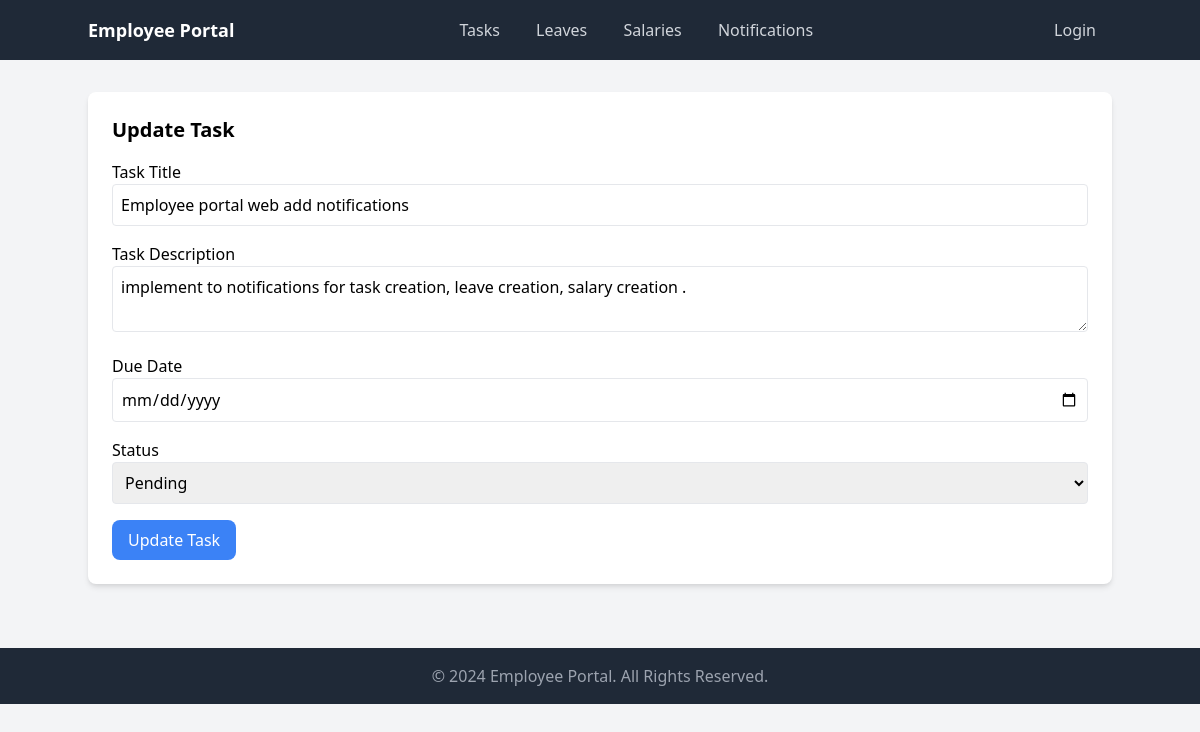
Page /tasks/2/update/ on the committed database.
### portal/models.py (models this page shows, shortened)
class Task(models.Model):
    title = models.CharField(max_length=100)
    description = models.TextField()
    assigned_to = models.ForeignKey(User, on_delete=models.CASCADE)
    due_date = models.DateField()
    status = models.CharField(max_length=20, choices=[
        ('pending', 'Pending'),
        ('in_progress', 'In Progress'),
        ('completed', 'Completed'),
    ])

### portal/views.py (the view, shortened to what this page needs)
# urls.py: path('tasks/<int:task_id>/update/', views.update_task, name='update_task'),
def update_task(request, task_id):
    task = get_object_or_404(Task, id=task_id)
    return render(request, 'portal/update_task.html', {'task': task})

### templates/portal/update_task.html (shortened to what this page needs)
{% extends 'base.html' %}
{% block content %}
<div class="container mx-auto">
    <h2 class="text-xl font-bold mb-4">Update Task</h2>
    <form method="POST" class="space-y-4">
        <div>
            <label for="title" class="block">Task Title</label>
            <input type="text" id="title" name="title" class="w-full p-2 border rounded" value="{{ task.title }}" required>
        </div>
        <div>
            <label for="description" class="block">Task Description</label>
            <textarea id="description" name="description" class="w-full p-2 border rounded" required>{{ task.description }}</textarea>
        </div>
        <div>
            <label for="due_date" class="block">Due Date</label>
            <input type="date" id="due_date" name="due_date" class="w-full p-2 border rounded" value="{{ task.due_date }}" required>
        </div>
        <div>
            <label for="status" class="block">Status</label>
            <select id="status" name="status" class="w-full p-2 border rounded">
                <option value="pending" {% if task.status == 'pending' %}selected{% endif %}>Pending</option>
            </select>
        </div>
        <button type="submit" class="bg-blue-500 text-white py-2 px-4 rounded-lg">Update Task</button>
    </form>
</div>
{% endblock %}

### rows in the picture
Task: title "Employee portal web add notifications", description "implement to notifications for task creation, leave creation, salary creation .", status "Pending"
